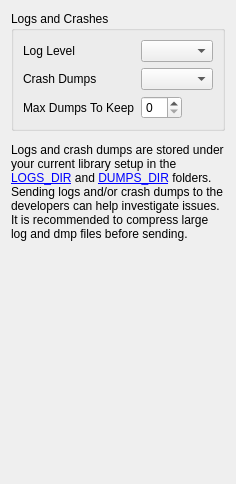
     <widget class="QWidget" name="diagnosticsTab">
      <attribute name="title">
       <string>Diagnostics</string>
      </attribute>
      <layout class="QVBoxLayout" name="verticalLayout_24">
       <property name="spacing">
        <number>12</number>
       </property>
       <item>
        <widget class="QGroupBox" name="groupBox_4">
         <property name="title">
          <string>Logs and Crashes</string>
         </property>
         <layout class="QFormLayout" name="formLayout_4">
          <property name="fieldGrowthPolicy">
           <enum>QFormLayout::FieldsStayAtSizeHint</enum>
          </property>
          <item row="0" column="0">
           <widget class="QLabel" name="label_12">
            <property name="text">
             <string>Log Level</string>
            </property>
           </widget>
          </item>
          <item row="0" column="1">
           <widget class="QComboBox" name="logLevelBox">
            <property name="toolTip">
             <string>Decides the amount of data printed to "ModOrganizer.log"</string>
            </property>
            <property name="whatsThis">
             <string>
                                    Decides the amount of data printed to "ModOrganizer.log".
                                    "Debug" produces very useful information for finding problems. There is usually no noteworthy performance impact but the file may become rather large. If this is a problem you may prefer the "Info" level for regular use. On the "Error" level the log file usually remains empty.
                                </string>
            </property>
           </widget>
          </item>
          <item row="1" column="0">
           <widget class="QLabel" name="label_27">
            <property name="text">
             <string>Crash Dumps</string>
            </property>
           </widget>
          </item>
          <item row="1" column="1">
           <widget class="QComboBox" name="dumpsTypeBox">
            <property name="toolTip">
             <string>Decides which type of crash dumps are collected when injected processes crash.</string>
            </property>
            <property name="whatsThis">
             <string>
                                    Decides which type of crash dumps are collected when injected processes crash.
                                    "None" Disables the generation of crash dumps by MO.
                                    "Mini" Default level which generates small dumps (only stack traces).
                                    "Data" Much larger dumps with additional information which may be need (also data segments).
                                    "Full" Even larger dumps with a full memory dump of the process.
                                </string>
            </property>
           </widget>
          </item>
          <item row="2" column="0">
           <widget class="QLabel" name="label_28">
            <property name="text">
             <string>Max Dumps To Keep</string>
            </property>
           </widget>
          </item>
          <item row="2" column="1">
           <widget class="QSpinBox" name="dumpsMaxEdit">
            <property name="toolTip">
             <string>Maximum number of crash dumps to keep on disk. Use 0 for unlimited.</string>
            </property>
            <property name="whatsThis">
             <string>
                                    Maximum number of crash dumps to keep on disk. Use 0 for unlimited.
                                    Set "Crash Dumps" above to None to disable crash dump collection.
                                </string>
            </property>
           </widget>
          </item>
         </layout>
        </widget>
       </item>
       <item>
        <widget class="LinkLabel" name="diagnosticsExplainedLabel">
         <property name="toolTip">
          <string>Click a link to open the location</string>
         </property>
         <property name="text">
          <string>
                            Logs and crash dumps are stored under your current library setup in the &lt;a href="LOGS_FULL_PATH"&gt;LOGS_DIR&lt;/a&gt;
                            and &lt;a href="DUMPS_FULL_PATH"&gt;DUMPS_DIR&lt;/a&gt; folders.
                            Sending logs and/or crash dumps to the developers can help investigate issues.
                            It is recommended to compress large log and dmp files before sending.
                        </string>
         </property>
         <property name="wordWrap">
          <bool>true</bool>
         </property>
         <property name="openExternalLinks">
          <bool>true</bool>
         </property>
        </widget>
       </item>
       <item>
        <spacer name="verticalSpacer_10">
         <property name="orientation">
          <enum>Qt::Vertical</enum>
         </property>
         <property name="sizeType">
          <enum>QSizePolicy::Expanding</enum>
         </property>
         <property name="sizeHint" stdset="0">
          <size>
           <width>20</width>
           <height>232</height>
          </size>
         </property>
        </spacer>
       </item>
      </layout>
     </widget>
